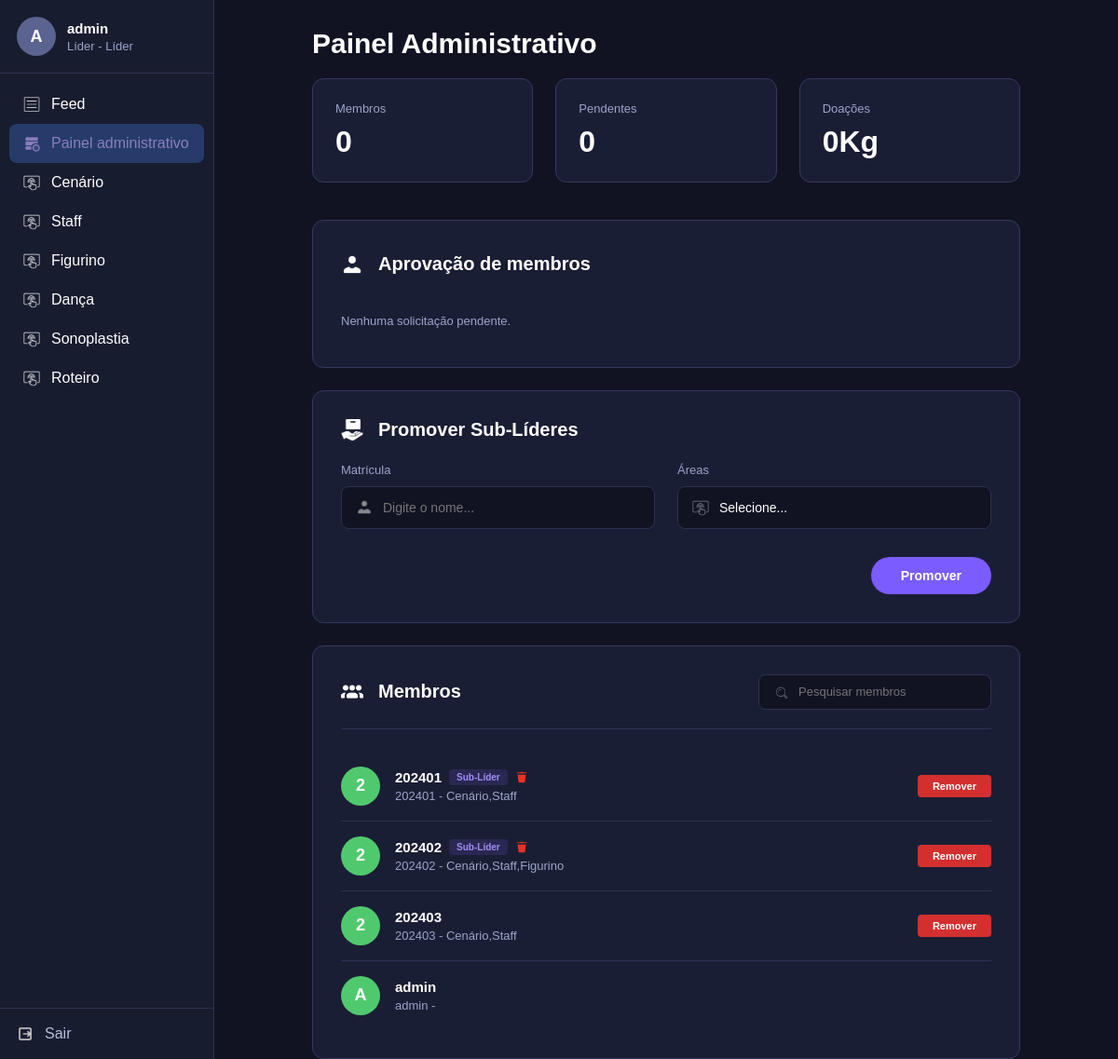
/painel-administrativo/ (signed in), run on the app's committed database.
### usuarios/models.py (models this page shows, shortened)
class Usuario(models.Model):
    matricula=models.CharField(
        max_length=20,
        unique=True
    )
    senha=models.CharField(
        max_length=255
    )
    diretoria=models.CharField(
        max_length=50
    )
    areas=models.TextField()
    aprovado=models.BooleanField(
        default=True
    )
    sub_lider=models.BooleanField(
        default=False
    )
    sublider_de=models.CharField(
        max_length=50,
        null=True,
        blank=True
    )
    doacao_tampinhas=models.FloatField(
        default=0
    )
    def eh_administrador(self):
        return self.matricula=="admin" or self.diretoria=="Líder"
    def tem_acesso_painel(self):
        return self.eh_administrador() or self.sub_lider

### usuarios/views.py (the view)
def painel_administrativo(request):
    usuario = usuario_logado(request)
    if usuario is None:
        return redirect("login")
    if not usuario.tem_acesso_painel():
        return redirect("feed")
    membros = Usuario.objects.filter(aprovado=True).order_by("matricula")
    pendentes = Usuario.objects.filter(aprovado=False).order_by("matricula")
    total_doacoes = membros.aggregate(total=models.Sum("doacao_tampinhas"))["total"] or 0
    if usuario.sub_lider:
        tarefas = Tarefa.objects.filter(encerrada=False, area=usuario.sublider_de).order_by("-criada_em")
    else:
        tarefas = Tarefa.objects.filter(encerrada=False).order_by("-criada_em")
    return render(request, "admin.html", {
        "usuario": usuario,
        "membros": membros,
        "pendentes": pendentes,
        "total_membros": membros.count(),
        "total_pendentes": pendentes.count(),
        "total_doacoes": total_doacoes,
        "tarefas": tarefas,
    })

### usuarios/views.py (called while the page is built)
def usuario_logado(request):
    if "usuario" not in request.session:
        return None
    return Usuario.objects.get(id=request.session["usuario"])

### usuarios/templates/admin.html (shortened to what this page needs)
{% load static %}
{% load usuarios_extras %}
<!DOCTYPE html>
<html lang="pt-br">
<head>
    <link rel="stylesheet" href="{% static 'css/base.css' %}">
    <link rel="stylesheet" href="{% static 'css/admin.css' %}">
</head>
<body>
{% include "_sidebar.html" with pagina_ativa="painel" %}
<main class="conteudo">
    <div class="container-pagina container-admin">
        <div class="titulo-pagina">
            <h1>Painel Administrativo</h1>
        </div>
        <section class="stats-grid">
            <div class="stat-card">
                <p class="stat-rotulo">Membros</p>
                <p class="stat-valor">0</p>
            </div>
            <div class="stat-card">
                <p class="stat-rotulo">Pendentes</p>
                <p class="stat-valor">0</p>
            </div>
            <div class="stat-card">
                <p class="stat-rotulo">Doações</p>
                <p class="stat-valor">0Kg</p>
            </div>
        </section>
        {% if usuario.eh_administrador %}
        <section class="painel-card">
            <div class="card-header">
                <img src="{% static 'imgs/icone-usuario.png' %}" alt="">
                <h2>Aprovação de membros</h2>
            </div>
            <div class="lista-itens">
                {% for pendente in pendentes %}
                <div class="item-linha">
                    <div class="info-principal">
                        <div class="avatar avatar-roxo">{{ pendente.matricula|first|upper }}</div>
                        <div class="textos">
                            <h3>{{ pendente.matricula }}</h3>
                            <p>{{ pendente.diretoria }}</p>
                        </div>
                    </div>
                    <div class="acoes">
                        <form action="{% url 'aprovar_membro' pendente.id %}" method="POST">
                            {% csrf_token %}
                            <button type="submit" class="btn-icon">
                                <img src="{% static 'imgs/icone-check-verde.png' %}" alt="Aprovar">
                            </button>
                        </form>
                        <form action="{% url 'recusar_membro' pendente.id %}" method="POST" onsubmit="return confirm('Deseja recusar esta solicitação?')">
                            {% csrf_token %}
                            <button type="submit" class="btn-icon">
                                <img src="{% static 'imgs/icone-cross-vermelho.png' %}" alt="Recusar">
                            </button>
                        </form>
                    </div>
                </div>
                {% empty %}
                <p class="sem-itens">Nenhuma solicitação pendente.</p>
                {% endfor %}
            </div>
        </section>
        <section class="painel-card">
            <div class="card-header">
                <img src="{% static 'imgs/icone-promover.png' %}" alt="">
                <h2>Promover Sub-Líderes</h2>
            </div>
            <form class="form-promover" action="{% url 'promover_sublider' %}" method="POST">
                <div class="form-inputs-row">
                    <div class="form-group">
                        <label>Matrícula</label>
                        <div class="input-with-icon">
                            <input type="text" name="matricula" placeholder="Digite o nome..." required>
                        </div>
                    </div>
                    <div class="form-group">
                        <label>Áreas</label>
                        <div class="input-with-icon">
                            <select name="area" required>
                                <option value="" disabled selected>Selecione...</option>
                            </select>
                        </div>
                    </div>
                </div>
                <div class="form-actions">
                    <button type="submit" class="btn-roxo">Promover</button>
                </div>
            </form>
        </section>
        <section class="painel-card">
            <div class="card-header flex-between">
                <div class="titulo-icone">
                    <img src="{% static 'imgs/icone-equipe.png' %}" alt="">
                    <h2>Membros</h2>
                </div>
                <div class="search-box">
                    <img src="{% static 'imgs/icone-search.png' %}" alt="">
                    <input type="text" id="search-membros" placeholder="Pesquisar membros">
                </div>
            </div>
            <div class="lista-itens">
                {% for membro in membros %}
                <div class="item-linha">
                    <div class="info-principal">
                        <div class="avatar avatar-verde">{{ membro.matricula|first|upper }}</div>
                        <div class="textos">
                            <div class="nome-badges">
                                <h3>{{ membro.matricula }}</h3>
                                {% if membro.sub_lider %}
                                    <span class="badge-sublider">Sub-Líder</span>
                                    <form action="{% url 'remover_sublider' membro.id %}" method="POST" class="form-inline">
                                        <button type="submit" class="btn-lixeira">
                                            <img src="{% static 'imgs/icone-lixeira.png' %}" alt="Remover cargo">
                                        </button>
                                    </form>
                                {% endif %}
                            </div>
                            <p>{{ membro.matricula }} - {{ membro.areas }}</p>
                        </div>
                    </div>
                    <div class="acoes">
                        {% if not membro.eh_administrador %}
                        <form action="{% url 'remover_membro' membro.id %}" method="POST" onsubmit="return confirm('Deseja realmente remover este membro?');">
                            <button type="submit" class="btn-remover">Remover</button>
                        </form>
                        {% endif %}
                    </div>
                </div>
                {% empty %}
                <p class="sem-itens">Nenhum membro aprovado ainda.</p>
                {% endfor %}
            </div>
        </section>
        {% endif %}
    </div>
</main>
</body>
</html>

### usuarios/templates/_sidebar.html (shortened to what this page needs)
{% load static %}
<aside class="sidebar">
    <div>
        <div class="usuario">
            <div class="avatar">{{ usuario.matricula|first|upper }}</div>
            <div class="dados-usuario">
                <h3>{{ usuario.matricula }}</h3>
                <p>{{ usuario.diretoria }} - {% if usuario.eh_administrador %}Líder{% elif usuario.sub_lider %}Sub-Líder{% else %}Membro{% endif %}</p>
            </div>
        </div>
        <nav class="menu">
            <a href="{% url 'feed' %}" class="{% if pagina_ativa == 'feed' %}ativo{% endif %}">
                <img src="{% static 'imgs/icone-feed.png' %}" alt="Feed">
                <span>Feed</span>
            </a>
            {% if usuario.eh_administrador %}
                <a href="{% url 'painel_administrativo' %}" class="{% if pagina_ativa == 'painel' %}ativo{% endif %}">
                    <img src="{% static 'imgs/icone-painel.png' %}" alt="Painel">
                    <span class="texto-painel">Painel administrativo</span>
                </a>
                <a href="#"><img src="{% static 'imgs/icone-area.png' %}" alt=""><span>Cenário</span></a>
                <a href="#"><img src="{% static 'imgs/icone-area.png' %}" alt=""><span>Staff</span></a>
                <a href="#"><img src="{% static 'imgs/icone-area.png' %}" alt=""><span>Figurino</span></a>
                <a href="#"><img src="{% static 'imgs/icone-area.png' %}" alt=""><span>Dança</span></a>
                <a href="#"><img src="{% static 'imgs/icone-area.png' %}" alt=""><span>Sonoplastia</span></a>
                <a href="#"><img src="{% static 'imgs/icone-area.png' %}" alt=""><span>Roteiro</span></a>
            {% endif %}
        </nav>
    </div>
    <div class="rodape-sidebar">
        <a href="{% url 'sair' %}">
            <img src="{% static 'imgs/icone-sair.png' %}" alt="Sair">
            <span>Sair</span>
        </a>
    </div>
</aside>

### usuarios/static/css/base.css (style rules this page uses)
* { margin: 0; padding: 0; box-sizing: border-box; font-family: Arial, Helvetica, sans-serif; }
body { display: flex; height: 100vh; overflow: hidden; background: #111323; color: white; }
.sidebar { position: fixed; left: 0; top: 0; width: 230px; height: 100vh; display: flex; flex-direction: column; justify-content: space-between; background: #181c2f; border-right: 1px solid #2d3150; }
.usuario { display: flex; align-items: center; gap: 12px; padding: 18px; border-bottom: 1px solid #2d3150; }
.avatar { width: 42px; height: 42px; display: flex; align-items: center; justify-content: center; border-radius: 50%; background: #5b6390; font-size: 18px; font-weight: bold; }
.dados-usuario h3 { font-size: 15px; margin-bottom: 3px; }
.dados-usuario p { font-size: 13px; color: #9ca4c9; }
.menu { padding: 12px 10px; }
.menu a, .rodape-sidebar a { display: flex; align-items: center; gap: 12px; text-decoration: none; }
.menu a { padding: 12px 15px; color: #fff; border-radius: 8px; transition: .2s; }
.menu a:hover, .menu .ativo { background: #263b69; }
.menu img, .rodape-sidebar img { width: 18px; height: 18px; }
.texto-painel { color: #8A7EBE; }
.rodape-sidebar { padding: 18px; border-top: 1px solid #2d3150; }
.rodape-sidebar a { color: #b8bfdc; }
.conteudo { margin-left: 230px; width: calc(100% - 230px); height: 100vh; overflow-y: auto; display: flex; justify-content: center; padding: 30px; }
.container-pagina { width: 100%; max-width: 760px; }
.titulo-pagina { margin-bottom: 20px; }
.titulo-pagina h1 { font-size: 30px; }
.menu a { position: relative; }

### data on the page
Usuario: matricula|first "A", matricula "admin", diretoria "Líder"
Usuario: matricula|first "2", matricula "202401", sub_lider True (drawn), areas "Cenário,Staff", diretoria "Remover"
Usuario: matricula|first "2", matricula "202402", sub_lider True (drawn), areas "Cenário,Staff,Figurino", diretoria "Remover"
Usuario: matricula|first "2", matricula "202403", areas "Cenário,Staff", diretoria "Remover"
